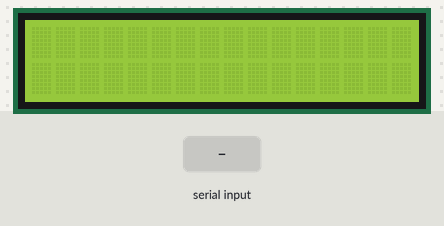
Bench run of a sketch on a simulated Arduino Uno, built with avr-gcc and run on an emulated ATmega328P. Parts: 16×2 character LCD. The test bench sets the inputs (shaded band).

Above: at 1.2 s.
1.3 s: "A" received over Serial
At 2.5 s:
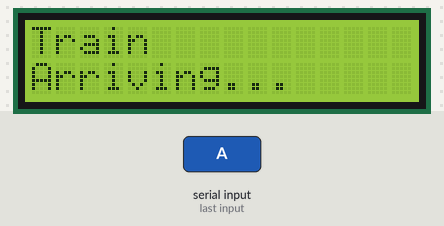
2.8 s: "D" received over Serial
At 3.8 s:
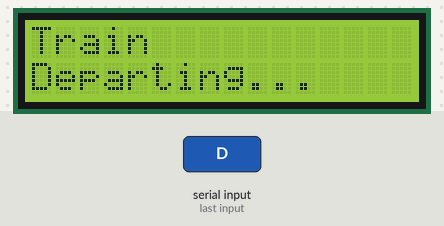
4.3 s: "P" received over Serial
At 4.9 s:
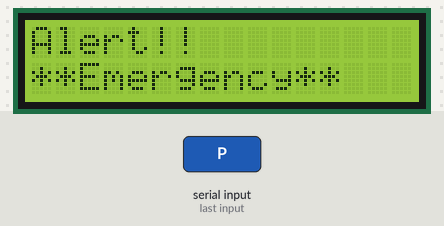
5.8 s: "A" received over Serial
At 6.1 s:
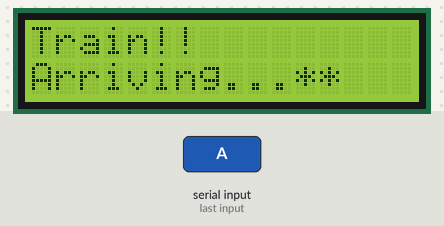
7.3 s: "D" received over Serial
At 8.4 s:
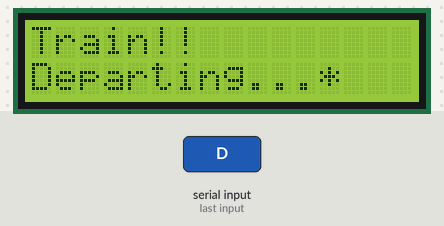
8.8 s: "A" received over Serial
At 9.6 s:
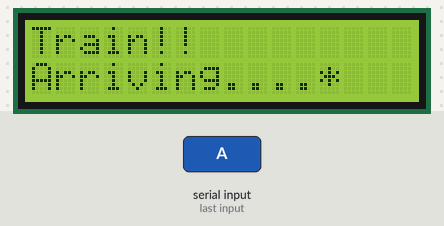
Timing chart, 0 to 11.3 s (numbered marks = the images above; inputs shaded):
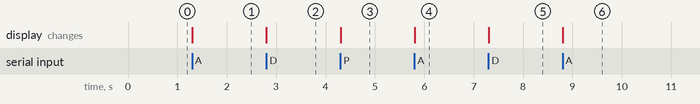

Measured:
- after the input at 1.3 s, the display: changes at once (image 1)
- after the input at 2.8 s, the display: changes at once (image 2)
- after the input at 4.3 s, the display: changes at once (image 3)
- after the input at 5.8 s, the display: changes at once (image 4)
- after the input at 7.3 s, the display: changes at once (image 5)
- after the input at 8.8 s, the display: changes at once (image 6)

The sketch:

LCD_interfacing.ino
```cpp
/*
 *  created on: 30-Oct-2020
 *      Author: Ramneet Kaur
 */
/*

  The circuit:
 * LCD RS pin to digital pin 12
 * LCD Enable pin to digital pin 11
 * LCD D4 pin to digital pin 5
 * LCD D5 pin to digital pin 4
 * LCD D6 pin to digital pin 3
 * LCD D7 pin to digital pin 2
 * LCD R/W pin to ground
 * LCD VSS pin to ground
 * LCD VCC pin to 5V
 * 10K resistor:
 * ends to +5V and ground
 * wiper to LCD VO pin (pin 3)

*/

// include the library code:
#include <LiquidCrystal.h>
// initialize the library by associating any needed LCD interface pin
// with the arduino pin number it is connected to
const int rs = 12, en = 11, d4 = 5, d5 = 4, d6 = 3, d7 = 2;
LiquidCrystal lcd(rs, en, d4, d5, d6, d7);
void setup() {
  Serial.begin(9600);
  // set up the LCD's number of columns and rows:
  lcd.begin(16, 2);
  // Print a message to the LCD.
}
void loop() {
  // set the cursor to column 0, line 1
  // (note: line 1 is the second row, since counting begins with 0):
 if(Serial.available())
 {
  int val= Serial.read(); // read serial data from receiver pin
  if (val==65) // if A is received. ASCII value of A is 65
  {
    lcd.setCursor(0,0); // in line one of LCD
    lcd.print("Train"); // print Train
    lcd.setCursor(0,1); // in secong line of LCD
    lcd.print("Arriving..."); // print arriving
    delay(500); // delay of 0.5 second
  }
  if(val==68) // if D(ASCII code 68) is received by serial pin
  {
    lcd.setCursor(0,0); //  first line of LCD
    lcd.print("Train"); // display train
    lcd.setCursor(0,1); // second line
    lcd.print("Departing..."); // display departing
    delay(500);
  }
  if(val==80) // if letter P (ASCII code 80)
  {
    lcd.setCursor(0,0); //1st line
    lcd.print("Alert!!"); // print Alert message
    lcd.setCursor(0,1); // 2nd line
    lcd.print("**Emergency**"); // print emergency
    delay(500); // delay of 0.5 second
  }
  }
}
```
